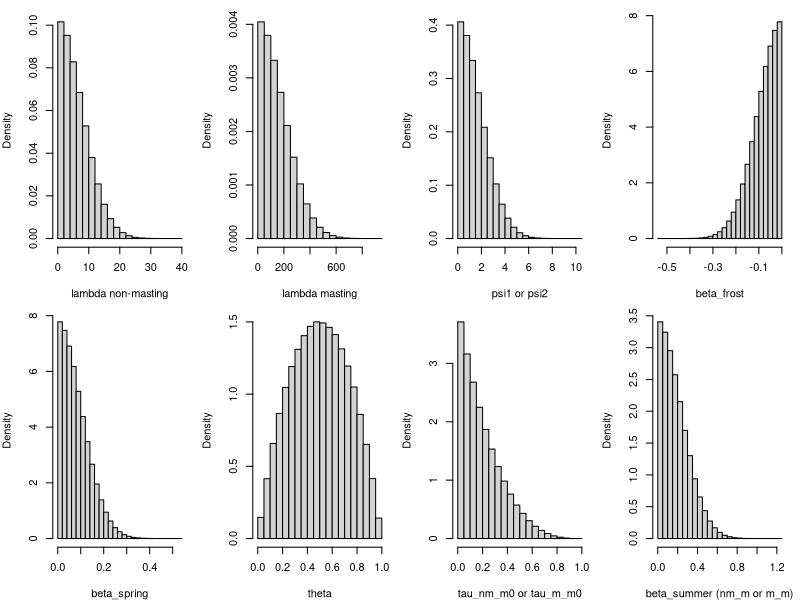
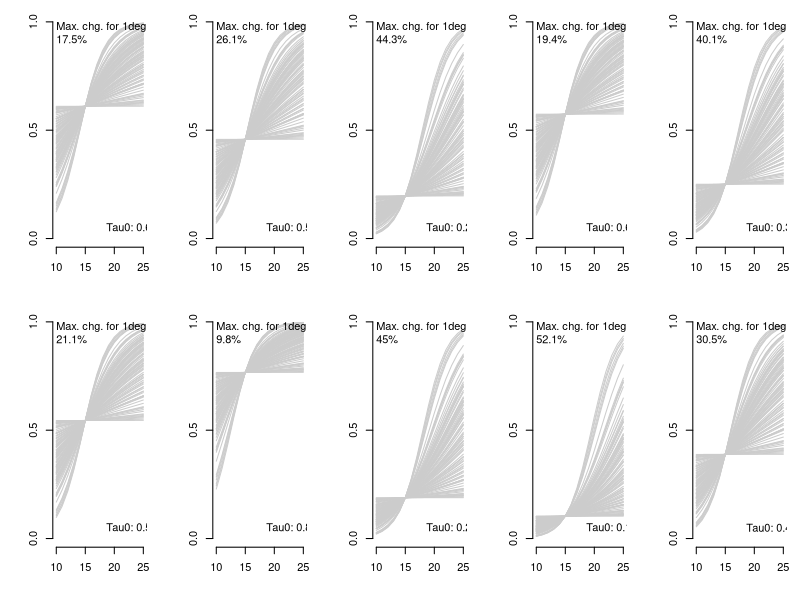

Write R code to recreate these figures, in order.


par(mfrow=c(2, 4), mar = c(4,4,1,1))

lambda1 <- rnorm(1e6, 0,20/2.57)
hist(abs(lambda1), prob = TRUE,
     main='', xlab = 'lambda non-masting')

lambda20 <- rnorm(1e6, 0,500/2.57)
hist(abs(lambda20), prob = TRUE,
     main='', xlab = 'lambda masting')

psi <- rnorm(1e6, 0,5/2.57)
hist(abs(psi), prob = TRUE,
     main='', xlab = 'psi1 or psi2')

beta <- rnorm(1e6, 0, log(1.3)/2.57)
hist(-abs(beta), prob = TRUE,
     main='', xlab = 'beta_frost')
hist(abs(beta), prob = TRUE,
     main='', xlab = 'beta_spring')

theta <- rbeta(1e6, 2,2)
hist(theta, prob = TRUE,
     main='', xlab = 'theta')

tau0 <- rbeta(1e6, 1,4)
hist(tau0, prob = TRUE,
     main='', xlab = 'tau_nm_m0 or tau_m_m0')

beta_summer <- rnorm(1e6, 0,0.6/2.57)
hist(abs(beta_summer), prob = TRUE,
     main='', xlab = 'beta_summer (nm_m or m_m)')

# Implications of our priors for tau
logit <- function(p){
  return(log(p/(1-p)))
}
invlogit <- function(r){
  return(1/(1+exp(-r)))
}

par(mfrow=c(2, 5), mar = c(4,4,1,1))
temp_summer <- seq(10,25,1)
tau0s <- rbeta(10, 1,1.5)
beta_summers <- abs(rnorm(100, 0, 0.6/2.57))
probs <- data.frame()
for(tau0 in tau0s){
  plot.new()
  plot.window(xlim = c(10, 25), ylim = c(0, 1))
  axis(side = 1, at = seq(10,25,5))
  axis(side = 2, at = c(0, 0.5, 1))
  tauchange <- c()
  for(beta_summer in beta_summers){
    tau_nm_m <- sapply(temp_summer, function(x) invlogit(logit(tau0)+beta_summer*(x-15)))
    probs <- rbind(probs, data.frame(tau0, beta_summer, temp_summer, tau_nm_m))
    lines(tau_nm_m ~ temp_summer, col = 'grey80')
    tauchange <- c(tauchange, invlogit(logit(tau0) + beta_summer)/invlogit(logit(tau0)))
  }
  text(x = 10, y = 0.95, labels = paste0('Max. chg. for 1deg:\n',round(max(tauchange-1)*100,1),'%'), adj = 0)
  text(x = 23, y = 0.05, labels = paste0('Tau0: ',round(tau0,1), adj = 1))
}


